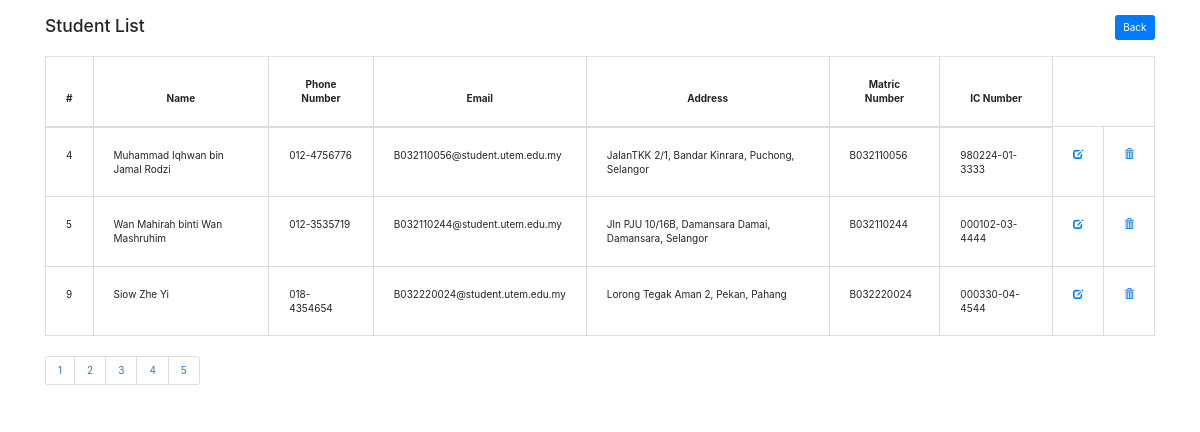
/student-rental-management-system/view_studentList.php?page=2, run on the app's committed database.
### tables this page shows
CREATE TABLE `student` (
  `id` int(11) NOT NULL,
  `name` varchar(255) NOT NULL,
  `username` varchar(255) NOT NULL,
  `password` varchar(255) NOT NULL,
  `phone_num` varchar(255) NOT NULL,
  `email` varchar(255) NOT NULL,
  `address` varchar(255) NOT NULL,
  `matricNo` varchar(255) NOT NULL,
  `ic_no` varchar(255) NOT NULL
);

### student-rental-management-system/view_studentList.php (the view, shortened to what this page needs)
<!DOCTYPE html>
<html lang="en">
<head>
    <link rel="stylesheet" href="assets/css/style.css">
    <link rel="stylesheet" href="https://maxcdn.bootstrapcdn.com/bootstrap/3.3.7/css/bootstrap.min.css">
    <link rel="stylesheet" type="text/css" href="assets/css/bootstrap.min.css">
    <link rel="stylesheet" type="text/css" href="assets/css/font-awesome.css">
</head>
<body>
    <div class="container">
        <header class="d-flex justify-content-between my-4">
            <div class="text-center">
                <h3>Student List</h3>
            </div>
            <div>
                <a href="admin_dashboard.php" class="btn btn-primary">Back</a>
            </div>
            </header>
        <table class="table table-bordered">
        <thead>
            <tr>
                <th>#</th>
                <th style="text-align:center">Name</th>
                <th style="text-align:center">Phone Number</th>
                <th style="text-align:center">Email</th>
                <th style="text-align:center">Address</th>
                <th style="text-align:center">Matric Number</th>
                <th style="text-align:center">IC Number</th>
            </tr>
        </thead>
        <tbody>
        <?php
        include('database.php');
        $results_per_page = 3;
        if (!isset($_GET['page'])) {
            $page = 1;
        } else {
            $page = $_GET['page'];
        }
        $start_index = ($page -1) * $results_per_page;
        $sqlSelect = "SELECT * FROM student LIMIT $start_index, $results_per_page";
        $result = mysqli_query($conn,$sqlSelect);
        while ($row = mysqli_fetch_assoc($result)) {
            echo "<tr>";
            echo "<td style='text-align: left;'>{$row['id']}</td>";
            echo "<td style='text-align: left;'>{$row['name']}</td>";
            echo "<td style='text-align: left;'>{$row['phone_num']}</td>";
            echo "<td style='text-align: left;'>{$row['email']}</td>";
            echo "<td style='text-align: left;'>{$row['address']}</td>";
            echo "<td style='text-align: left;'>{$row['matricNo']}</td>";
            echo "<td style='text-align: left;'>{$row['ic_no']}</td>";
            echo "<td><a href='edit_student.php?id={$row['id']}'><span class='glyphicon glyphicon-edit'></span></a><br></td>";
            echo "<td><a href='delete_student.php?id={$row['id']}'><span class='glyphicon glyphicon-trash'></span></a><br></td>";
            echo "</tr>";
        }
        ?>
         </tbody>
      </table>
        <?php
         $sqlCount = "SELECT COUNT(*) AS total FROM student";
         $resultCount = mysqli_query($conn, $sqlCount);
         $row = mysqli_fetch_assoc($resultCount);
         $total_pages = ceil($row['total'] / $results_per_page);
         echo '<div class="text-center">';
         echo '<ul class="pagination">';
         for ($i = 1; $i <= $total_pages; $i++) {
             echo '<li class="page-item"><a class="page-link" href="?page=' . $i . '">' . $i . '</a></li>';
         }
         echo '</ul>';
         echo '</div>';
        ?>
    </div>
</body>
</html>

### student-rental-management-system/assets/css/style.css (style rules this page uses)
html, body, div, span, applet, object, iframe, h1, h2, h3, h4, h5, h6, p, blockquote, div pre, a, abbr, acronym, address, big, cite, code, del, dfn, em, font, img, ins, kbd, q, s, samp, small, strike, strong, sub, sup, tt, var, b, u, i, center, dl, dt, dd, ol, ul, li, figure, header, nav, section, article, aside, footer, figcaption { margin: 0; padding: 0; border: 0; outline: 0; }
ul, li { padding: 0; margin: 0; list-style: none; }
header, nav, section, article, aside, footer, hgroup { display: block; }
* { box-sizing: border-box; }
html, body { font-family: 'Poppins', sans-serif; font-weight: 400; background-color: #fff; font-size: 16px; -ms-text-size-adjust: 100%; -webkit-font-smoothing: antialiased; -moz-osx-font-smoothing: grayscale; }
a { text-decoration: none !important; }
h1, h2, h3, h4, h5, h6 { margin-top: 0px; margin-bottom: 0px; }
ul { margin-bottom: 0px; }
html, body { background: #fff; font-family: 'Poppins', sans-serif; }
.btn-primary { border-color: #ed563b; background-color: #ed563b; }
a { color: #ed563b; }
table td, table th { vertical-align:middle; text-align:right; padding:20px!important; }

### data on the page
student: id "4", name "Muhammad Iqhwan bin Jamal Rodzi", phone_num "012-4756776", email "B032110056@student.utem.edu.my", address "JalanTKK 2/1, Bandar Kinrara, Puchong, Selangor", matricNo "B032110056", ic_no "980224-01-3333"
student: id "5", name "Wan Mahirah binti Wan Mashruhim", phone_num "012-3535719", email "B032110244@student.utem.edu.my", address "Jln PJU 10/16B, Damansara Damai, Damansara, Selangor", matricNo "B032110244", ic_no "000102-03-4444"
student: id "9", name "Siow Zhe Yi", phone_num "018-4354654", email "B032220024@student.utem.edu.my", address "Lorong Tegak Aman 2, Pekan, Pahang", matricNo "B032220024", ic_no "000330-04-4544"
